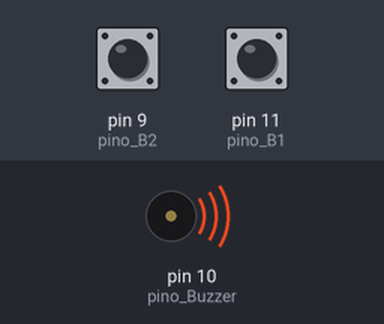
Simulated run of this sketch. Board: Arduino Uno, built with avr-gcc and run on an emulated ATmega328P. On the bench: buzzer (waves = sounding). Inputs (shaded band) come from the test bench; at power-on: pin 9 (pino_B2) HIGH, pin 11 (pino_B1) HIGH.

Above: at 0.5 s.
Timing chart, 0 to 4.6 s (numbered marks = the images above):
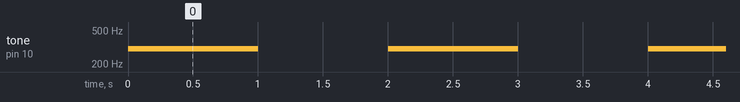

Measured:
- by itself, tone on pin 10 (pino_Buzzer): alternates 300 Hz for 1.0 s and silent for 1.0 s

The sketch:

buzzer.ino
```cpp
const int pino_B1 = 11;  //pinos de entrada/saída dos componentes
const int pino_B2 = 9;
const int pino_Buzzer = 10;

int frequencia = 300;


void setup() {
  pinMode(pino_B1,INPUT_PULLUP); //habilitando internamente no chip um resistor entre o pino e o VCC
  pinMode(pino_B2,INPUT_PULLUP);
  pinMode(pino_Buzzer, OUTPUT);
}

void loop() {
  if(digitalRead(pino_B1) == LOW){ //Como é 'INPUT_PULLUP' quando pressionamos o botão que conecta nossa entrada ao GND a tensão cai para 0V
      frequencia += 500;
      printf("Apertou B1");
  }

  if(digitalRead(pino_B2) == LOW){
      frequencia -= 250;
  }

  tone(pino_Buzzer, frequencia);
  delay(1000);
  noTone(pino_Buzzer);
  delay(1000);
}
```
